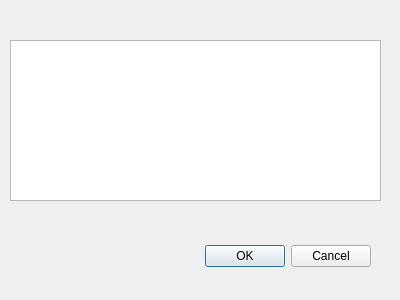
<?xml version="1.0" encoding="UTF-8"?>
<ui version="4.0">
 <class>Dialog_ShowAdjacentList</class>
 <widget class="QDialog" name="Dialog_ShowAdjacentList">
  <property name="geometry">
   <rect>
    <x>0</x>
    <y>0</y>
    <width>400</width>
    <height>300</height>
   </rect>
  </property>
  <property name="windowTitle">
   <string>邻接链表显示</string>
  </property>
  <widget class="QDialogButtonBox" name="buttonBox">
   <property name="geometry">
    <rect>
     <x>30</x>
     <y>240</y>
     <width>341</width>
     <height>32</height>
    </rect>
   </property>
   <property name="orientation">
    <enum>Qt::Horizontal</enum>
   </property>
   <property name="standardButtons">
    <set>QDialogButtonBox::Cancel|QDialogButtonBox::Ok</set>
   </property>
  </widget>
  <widget class="QPlainTextEdit" name="plainTextEdit">
   <property name="geometry">
    <rect>
     <x>10</x>
     <y>40</y>
     <width>371</width>
     <height>161</height>
    </rect>
   </property>
   <property name="plainText">
    <string/>
   </property>
  </widget>
 </widget>
 <resources/>
 <connections>
  <connection>
   <sender>buttonBox</sender>
   <signal>accepted()</signal>
   <receiver>Dialog_ShowAdjacentList</receiver>
   <slot>accept()</slot>
   <hints>
    <hint type="sourcelabel">
     <x>248</x>
     <y>254</y>
    </hint>
    <hint type="destinationlabel">
     <x>157</x>
     <y>274</y>
    </hint>
   </hints>
  </connection>
  <connection>
   <sender>buttonBox</sender>
   <signal>rejected()</signal>
   <receiver>Dialog_ShowAdjacentList</receiver>
   <slot>reject()</slot>
   <hints>
    <hint type="sourcelabel">
     <x>316</x>
     <y>260</y>
    </hint>
    <hint type="destinationlabel">
     <x>286</x>
     <y>274</y>
    </hint>
   </hints>
  </connection>
 </connections>
</ui>
